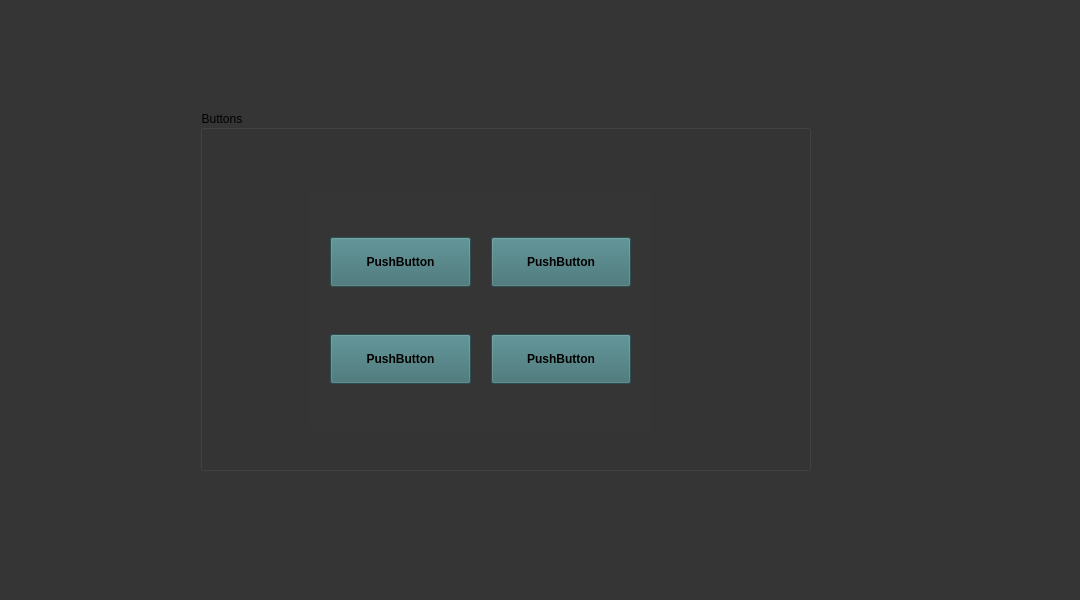
<?xml version="1.0" encoding="UTF-8"?>
<ui version="4.0">
 <class>MainWindow</class>
 <widget class="QMainWindow" name="MainWindow">
  <property name="geometry">
   <rect>
    <x>0</x>
    <y>0</y>
    <width>1080</width>
    <height>600</height>
   </rect>
  </property>
  <property name="sizePolicy">
   <sizepolicy hsizetype="Fixed" vsizetype="Fixed">
    <horstretch>0</horstretch>
    <verstretch>0</verstretch>
   </sizepolicy>
  </property>
  <property name="windowTitle">
   <string>Delta</string>
  </property>
  <property name="autoFillBackground">
   <bool>false</bool>
  </property>
  <property name="styleSheet">
   <string notr="true">background-color: rgb(53, 53, 53);</string>
  </property>
  <widget class="QWidget" name="centralwidget">
   <widget class="QGroupBox" name="groupBox">
    <property name="geometry">
     <rect>
      <x>200</x>
      <y>110</y>
      <width>611</width>
      <height>361</height>
     </rect>
    </property>
    <property name="title">
     <string>Buttons</string>
    </property>
    <widget class="QWidget" name="gridLayoutWidget">
     <property name="geometry">
      <rect>
       <x>110</x>
       <y>80</y>
       <width>341</width>
       <height>241</height>
      </rect>
     </property>
     <layout class="QGridLayout" name="gridLayout" rowstretch="0,0,0,0">
      <property name="leftMargin">
       <number>20</number>
      </property>
      <property name="topMargin">
       <number>20</number>
      </property>
      <property name="rightMargin">
       <number>20</number>
      </property>
      <property name="bottomMargin">
       <number>20</number>
      </property>
      <property name="spacing">
       <number>20</number>
      </property>
      <item row="0" column="0">
       <widget class="QPushButton" name="pushButton_4">
        <property name="sizePolicy">
         <sizepolicy hsizetype="Minimum" vsizetype="Minimum">
          <horstretch>0</horstretch>
          <verstretch>0</verstretch>
         </sizepolicy>
        </property>
        <property name="minimumSize">
         <size>
          <width>50</width>
          <height>50</height>
         </size>
        </property>
        <property name="maximumSize">
         <size>
          <width>16777215</width>
          <height>50</height>
         </size>
        </property>
        <property name="font">
         <font>
          <bold>true</bold>
          <stylestrategy>PreferAntialias</stylestrategy>
         </font>
        </property>
        <property name="cursor">
         <cursorShape>PointingHandCursor</cursorShape>
        </property>
        <property name="styleSheet">
         <string notr="true">background-color: rgb(60, 110, 113);
alternate-background-color: rgb(40, 75, 99);</string>
        </property>
        <property name="text">
         <string>PushButton</string>
        </property>
       </widget>
      </item>
      <item row="0" column="1">
       <widget class="QPushButton" name="pushButton_2">
        <property name="sizePolicy">
         <sizepolicy hsizetype="Minimum" vsizetype="Minimum">
          <horstretch>0</horstretch>
          <verstretch>0</verstretch>
         </sizepolicy>
        </property>
        <property name="minimumSize">
         <size>
          <width>50</width>
          <height>50</height>
         </size>
        </property>
        <property name="maximumSize">
         <size>
          <width>16777215</width>
          <height>50</height>
         </size>
        </property>
        <property name="font">
         <font>
          <bold>true</bold>
          <stylestrategy>PreferAntialias</stylestrategy>
         </font>
        </property>
        <property name="cursor">
         <cursorShape>PointingHandCursor</cursorShape>
        </property>
        <property name="styleSheet">
         <string notr="true">background-color: rgb(60, 110, 113);
alternate-background-color: rgb(40, 75, 99);</string>
        </property>
        <property name="text">
         <string>PushButton</string>
        </property>
       </widget>
      </item>
      <item row="1" column="1">
       <widget class="QPushButton" name="pushButton">
        <property name="sizePolicy">
         <sizepolicy hsizetype="Minimum" vsizetype="Minimum">
          <horstretch>0</horstretch>
          <verstretch>0</verstretch>
         </sizepolicy>
        </property>
        <property name="minimumSize">
         <size>
          <width>50</width>
          <height>50</height>
         </size>
        </property>
        <property name="maximumSize">
         <size>
          <width>16777215</width>
          <height>50</height>
         </size>
        </property>
        <property name="font">
         <font>
          <bold>true</bold>
          <stylestrategy>PreferAntialias</stylestrategy>
         </font>
        </property>
        <property name="cursor">
         <cursorShape>PointingHandCursor</cursorShape>
        </property>
        <property name="styleSheet">
         <string notr="true">background-color: rgb(60, 110, 113);
alternate-background-color: rgb(40, 75, 99);</string>
        </property>
        <property name="text">
         <string>PushButton</string>
        </property>
       </widget>
      </item>
      <item row="1" column="0">
       <widget class="QPushButton" name="pushButton_3">
        <property name="sizePolicy">
         <sizepolicy hsizetype="Minimum" vsizetype="Minimum">
          <horstretch>0</horstretch>
          <verstretch>0</verstretch>
         </sizepolicy>
        </property>
        <property name="minimumSize">
         <size>
          <width>50</width>
          <height>50</height>
         </size>
        </property>
        <property name="maximumSize">
         <size>
          <width>16777215</width>
          <height>50</height>
         </size>
        </property>
        <property name="font">
         <font>
          <bold>true</bold>
          <stylestrategy>PreferAntialias</stylestrategy>
         </font>
        </property>
        <property name="cursor">
         <cursorShape>PointingHandCursor</cursorShape>
        </property>
        <property name="styleSheet">
         <string notr="true">background-color: rgb(60, 110, 113);
alternate-background-color: rgb(40, 75, 99);</string>
        </property>
        <property name="text">
         <string>PushButton</string>
        </property>
       </widget>
      </item>
     </layout>
    </widget>
   </widget>
  </widget>
  <widget class="QStatusBar" name="statusbar">
   <property name="styleSheet">
    <string notr="true">background-color: rgb(53, 53, 53);</string>
   </property>
  </widget>
  <action name="actionFile">
   <property name="text">
    <string>File</string>
   </property>
  </action>
 </widget>
 <resources/>
 <connections/>
</ui>
